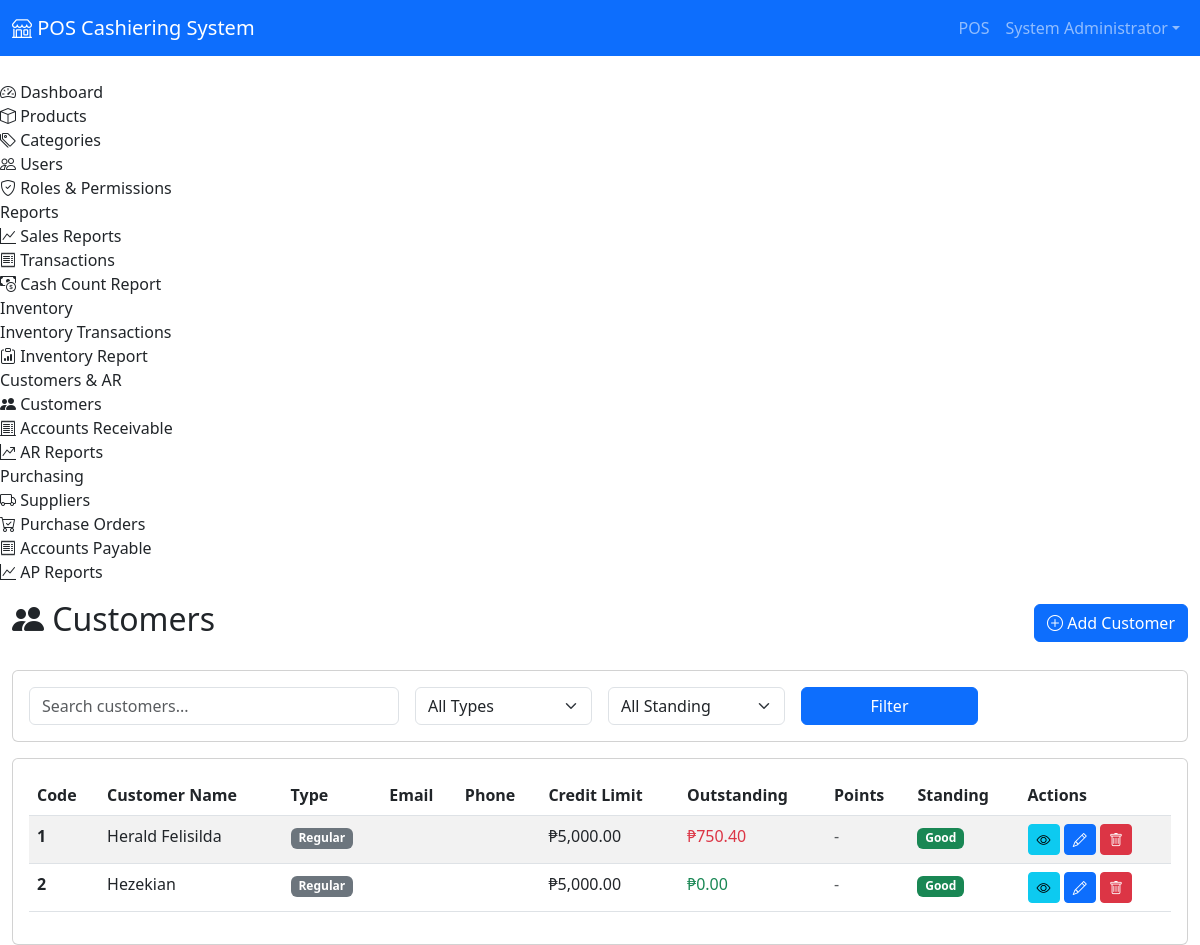
Screenshot of /POS/admin/customers.php (signed in) with the database file from the repository.
### tables this page shows
CREATE TABLE `customers` (
  `id` int(11) NOT NULL AUTO_INCREMENT,
  `customer_code` varchar(50) NOT NULL,
  `customer_name` varchar(255) NOT NULL,
  `email` varchar(255) DEFAULT NULL,
  `phone` varchar(50) DEFAULT NULL,
  `address` text DEFAULT NULL,
  `city` varchar(100) DEFAULT NULL,
  `state` varchar(100) DEFAULT NULL,
  `zip_code` varchar(20) DEFAULT NULL,
  `birth_date` date DEFAULT NULL,
  `customer_type` enum('regular','member') DEFAULT 'regular',
  `credit_limit` decimal(15,2) DEFAULT 0.00,
  `balance` decimal(15,2) DEFAULT 0.00 COMMENT 'Current outstanding balance',
  `points_balance` int(11) DEFAULT 0 COMMENT 'Reward points balance',
  `points_earned_total` int(11) DEFAULT 0 COMMENT 'Total points earned (lifetime)',
  `standing` enum('good','warning','bad') DEFAULT 'good',
  `is_active` tinyint(1) DEFAULT 1,
  `notes` text DEFAULT NULL,
  `created_at` timestamp NOT NULL DEFAULT current_timestamp(),
  `updated_at` timestamp NOT NULL DEFAULT current_timestamp() ON UPDATE current_timestamp(),
  PRIMARY KEY (`id`),
  UNIQUE KEY `customer_code` (`customer_code`),
  KEY `idx_code` (`customer_code`),
  KEY `idx_name` (`customer_name`),
  KEY `idx_type` (`customer_type`),
  KEY `idx_standing` (`standing`),
  KEY `idx_active` (`is_active`)
);

### POS/config/database.php (called while the page is built, shortened)
<?php
class Database {
    private $host = DB_HOST;
    private $user = DB_USER;
    private $pass = DB_PASS;
    private $name = DB_NAME;
    private $conn;
    private function connect() {
        try {
            $this->conn = new PDO(
                "mysql:host={$this->host};dbname={$this->name};charset=utf8mb4",
                $this->user,
                $this->pass,
                [
                    PDO::ATTR_ERRMODE => PDO::ERRMODE_EXCEPTION,
                    PDO::ATTR_DEFAULT_FETCH_MODE => PDO::FETCH_ASSOC,
                    PDO::ATTR_EMULATE_PREPARES => false
                ]
            );
        } catch (PDOException $e) {
            error_log("Database connection failed: " . $e->getMessage());
            throw new Exception("Database connection failed. Please check your database configuration and ensure the database 'pos_system' exists. Error: " . $e->getMessage());
        }
    }
    public function query($sql, $params = []) {
        try {
            $stmt = $this->conn->prepare($sql);
            $stmt->execute($params);
            return $stmt;
        } catch (PDOException $e) {
            error_log("Database query error: " . $e->getMessage());
            throw $e;
        }
    }
    public function fetchAll($sql, $params = []) {
        return $this->query($sql, $params)->fetchAll();
    }
}

### POS/admin/customers.php (the view, shortened to what this page needs)
<?php
require_once __DIR__ . '/includes/header.php';
require_once __DIR__ . '/../config/database.php';
$db = new Database();
$page = $_GET['page'] ?? 1;
$search = $_GET['search'] ?? '';
$offset = ($page - 1) * ITEMS_PER_PAGE;
$where = "WHERE 1=1";
$params = [];
$customers = $db->fetchAll(
    "SELECT c.*,
     COUNT(DISTINCT ar.id) as total_invoices,
     SUM(CASE WHEN ar.status IN ('open', 'partial', 'overdue') THEN ar.balance ELSE 0 END) as outstanding_balance
     FROM customers c
     LEFT JOIN accounts_receivable ar ON c.id = ar.customer_id
     $where
     GROUP BY c.id
     ORDER BY c.customer_name
     LIMIT ? OFFSET ?",
    array_merge($params, [ITEMS_PER_PAGE, $offset])
);
?>
<div class="d-flex justify-content-between align-items-center mb-4">
    <h2><i class="bi bi-people-fill"></i> Customers</h2>
    <button class="btn btn-primary" data-bs-toggle="modal" data-bs-target="#customerModal" onclick="openCustomerModal()">
        <i class="bi bi-plus-circle"></i> Add Customer
    </button>
</div>
<div class="card mb-3">
    <div class="card-body">
        <form method="GET" class="row g-3">
            <div class="col-md-4">
                <input type="text" class="form-control" name="search" placeholder="Search customers..." value="<?php echo htmlspecialchars($search); ?>">
            </div>
            <div class="col-md-2">
                <select class="form-select" name="customer_type">
                    <option value="">All Types</option>
                </select>
            </div>
            <div class="col-md-2">
                <select class="form-select" name="standing">
                    <option value="">All Standing</option>
                </select>
            </div>
            <div class="col-md-2">
                <button type="submit" class="btn btn-primary w-100">Filter</button>
            </div>
        </form>
    </div>
</div>
<div class="card">
    <div class="card-body">
        <div class="table-responsive">
            <table class="table table-striped table-hover">
                <thead>
                    <tr>
                        <th>Code</th>
                        <th>Customer Name</th>
                        <th>Type</th>
                        <th>Email</th>
                        <th>Phone</th>
                        <th>Credit Limit</th>
                        <th>Outstanding</th>
                        <th>Points</th>
                        <th>Standing</th>
                        <th>Actions</th>
                    </tr>
                </thead>
                <tbody>
                    <?php foreach ($customers as $customer): ?>
                    <tr>
                        <td><strong><?php echo htmlspecialchars($customer['customer_code']); ?></strong></td>
                        <td><?php echo htmlspecialchars($customer['customer_name']); ?></td>
                        <td>
                            <span class="badge <?php echo $customer['customer_type'] == 'member' ? 'bg-info' : 'bg-secondary'; ?>">
                                <?php echo ucfirst($customer['customer_type']); ?>
                            </span>
                        </td>
                        <td><?php echo htmlspecialchars($customer['email'] ?? '-'); ?></td>
                        <td><?php echo htmlspecialchars($customer['phone'] ?? '-'); ?></td>
                        <td>₱<?php echo number_format($customer['credit_limit'], 2); ?></td>
                        <td>
                            <span class="<?php echo $customer['outstanding_balance'] > 0 ? 'text-danger' : 'text-success'; ?>">
                                ₱<?php echo number_format($customer['outstanding_balance'] ?? 0, 2); ?>
                            </span>
                        </td>
                        <td>
                            <?php if ($customer['customer_type'] == 'member'): ?>
                            <span class="badge bg-warning text-dark"><?php echo number_format($customer['points_balance'] ?? 0); ?> pts</span>
                            <?php else: ?>
                            <span class="text-muted">-</span>
                            <?php endif; ?>
                        </td>
                        <td>
                            <?php
                            $standingColors = [
                                'good' => 'bg-success',
                                'warning' => 'bg-warning',
                                'bad' => 'bg-danger'
                            ];
                            $color = $standingColors[$customer['standing']] ?? 'bg-secondary';
                            ?>
                            <span class="badge <?php echo $color; ?>"><?php echo ucfirst($customer['standing']); ?></span>
                        </td>
                        <td>
                            <button class="btn btn-sm btn-info" onclick="viewCustomer(<?php echo $customer['id']; ?>)">
                                <i class="bi bi-eye"></i>
                            </button>
                            <button class="btn btn-sm btn-primary" onclick="editCustomer(<?php echo htmlspecialchars(json_encode($customer)); ?>)">
                                <i class="bi bi-pencil"></i>
                            </button>
                            <button class="btn btn-sm btn-danger" onclick="deleteCustomer(<?php echo $customer['id']; ?>)">
                                <i class="bi bi-trash"></i>
                            </button>
                        </td>
                    </tr>
                    <?php endforeach; ?>
                </tbody>
            </table>
        </div>
    </div>
</div>
<?php require_once __DIR__ . '/includes/footer.php'; ?>

### rows the page displays
customers: customer_code "1", customer_name "Herald Felisilda", customer_type "Regular", credit_limit "5,000.00", outstanding_balance "750.40", standing "Good"
customers: customer_code "2", customer_name "Hezekian", customer_type "Regular", credit_limit "5,000.00", outstanding_balance "0.00", standing "Good"

### other values shown
APP_NAME "POS Cashiering System"
$currentUser['full_name'] "System Administrator"
